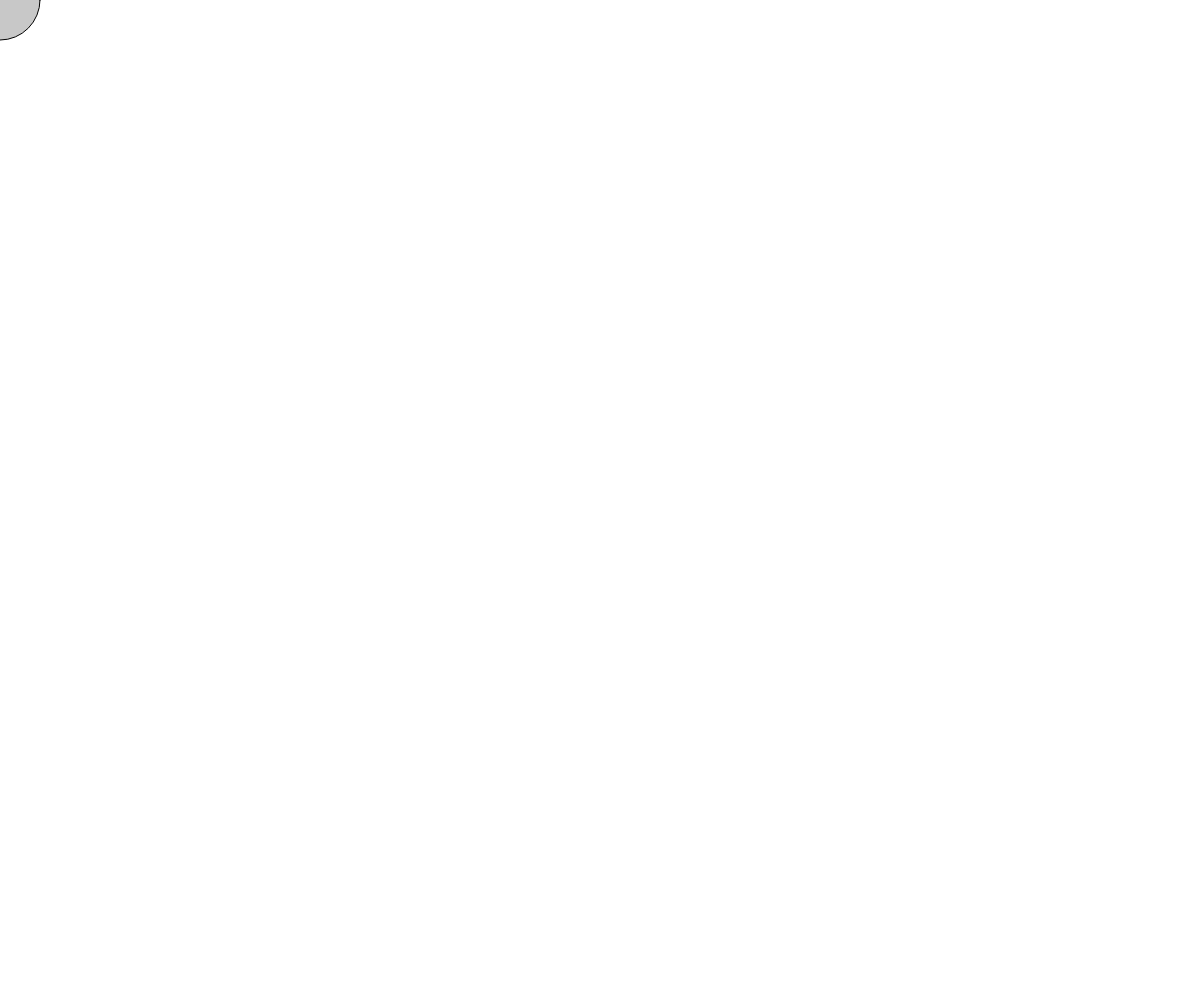
Frame 1 (no input)
Frame 60 (no input): identical to frame 1, image omitted
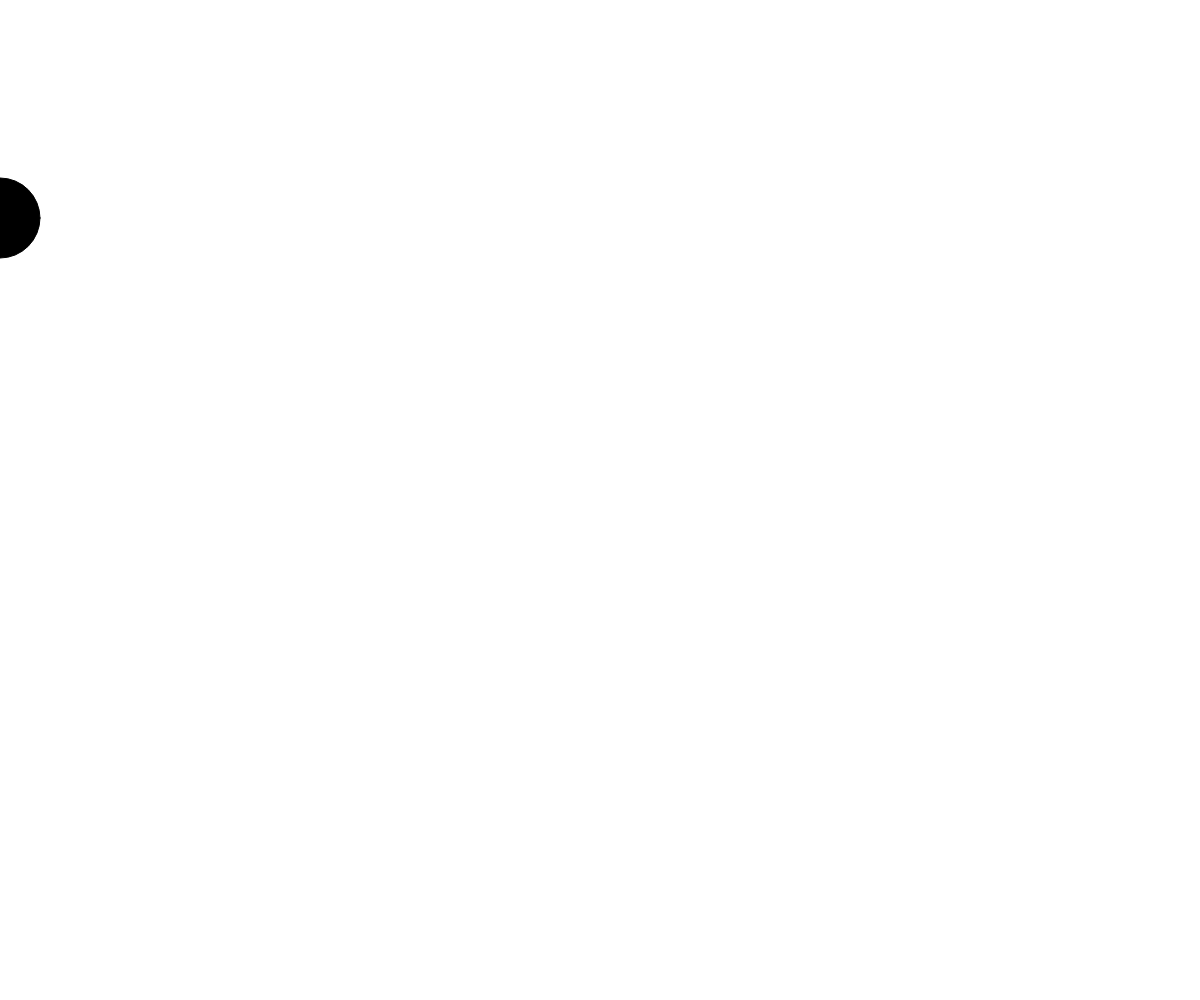
Frame 120 (the mouse pressed at the canvas centre since frame 60)

The p5.js sketch that drew these frames (run headless with seeded random() and noise() and a simulated clock; from frame 60 on, the mouse is pressed at the canvas centre):

// p5.js sketch
// ── sketch.js
function setup() {
    createCanvas(window.innerWidth, window.innerHeight);
}
let dropped = false;
let radius = 80;
let dampen = 10;
let x, y;
let a = 1.8;
let v = 0;

function draw() {
    if (mouseIsPressed) {
        fill(0);
        dropped = true;
    } else {
        fill(200);
    }

    if (!dropped) {
        clear();
        x = mouseX;
        y = mouseY;
        circle(x, y, radius);
    }
    else {
        y += v;
        v += a;
        clear();
        circle(x, y, radius);
        if (y > window.innerHeight - radius) {
            y = window.innerHeight - radius;
            v -= Math.max(dampen, 0.1 * Math.abs(v));
            v = -v;
            print(v)
        }



    }
}
